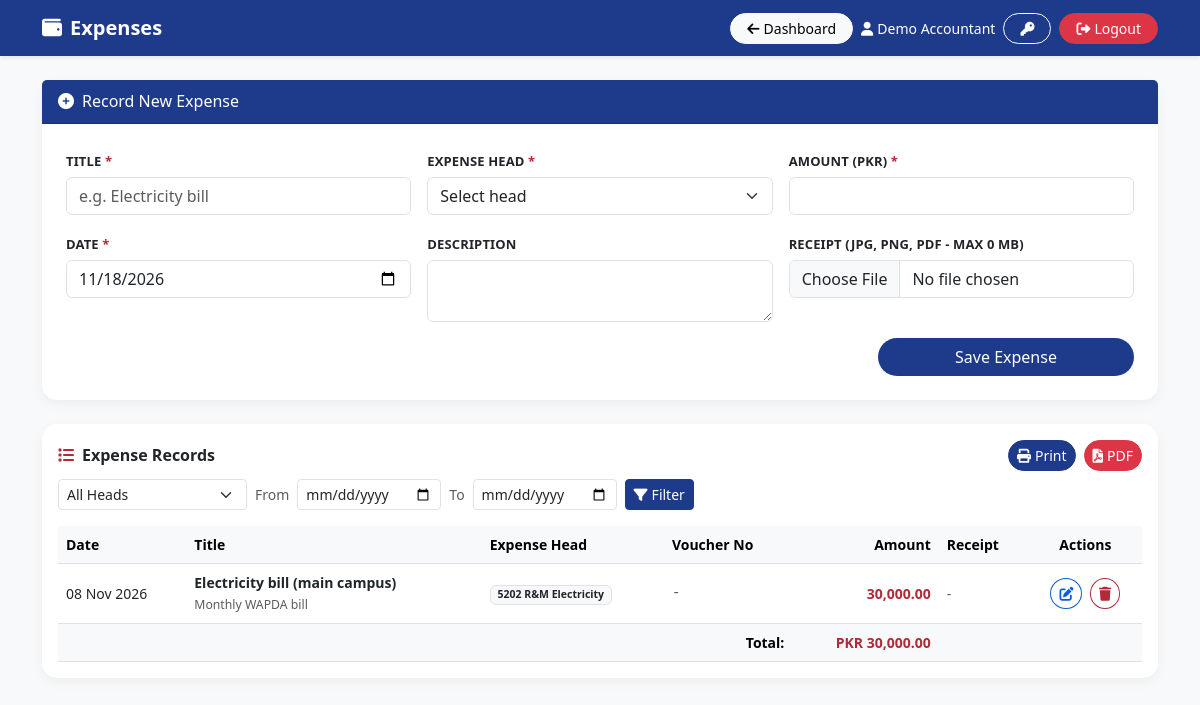
The app's page /admin/accountant_portal/manage_expenses.php (signed in) with its own data.
### tables this page shows
CREATE TABLE `users` (
  `id` INT NOT NULL AUTO_INCREMENT,
  `full_name` VARCHAR(100) NOT NULL,
  `email` VARCHAR(100) NOT NULL,
  `phone` VARCHAR(20) DEFAULT NULL,
  `employee_id` VARCHAR(50) DEFAULT NULL,
  `password` VARCHAR(255) NOT NULL,
  `role` ENUM('Admin','Accountant','Student','Staff') NOT NULL,
  `status` ENUM('Active','Inactive') NOT NULL DEFAULT 'Active',
  `can_manage_fees` TINYINT(1) NOT NULL DEFAULT 0,
  `can_manage_salaries` TINYINT(1) NOT NULL DEFAULT 0,
  `can_manage_expenses` TINYINT(1) NOT NULL DEFAULT 0,
  `can_manage_accounts` TINYINT(1) NOT NULL DEFAULT 0,
  `must_change_password` TINYINT(1) NOT NULL DEFAULT 0,
  `failed_logins` INT NOT NULL DEFAULT 0,
  `locked_until` DATETIME DEFAULT NULL,
  `lock_reason` VARCHAR(30) DEFAULT NULL,
  `reset_otp` VARCHAR(255) DEFAULT NULL,
  `otp_expiry` DATETIME DEFAULT NULL,
  `otp_attempts` INT NOT NULL DEFAULT 0,
  `accepted_policy_at` DATETIME DEFAULT NULL,
  `created_at` TIMESTAMP NULL DEFAULT CURRENT_TIMESTAMP,
  PRIMARY KEY (`id`),
  UNIQUE KEY `uq_users_email` (`email`),
  KEY `idx_users_role` (`role`)
);

CREATE TABLE `expenses` (
  `id` INT NOT NULL AUTO_INCREMENT,
  `title` VARCHAR(255) NOT NULL,
  `account_id` INT NOT NULL,
  `amount` DECIMAL(10,2) NOT NULL,
  `expense_date` DATE NOT NULL,
  `description` TEXT,
  `receipt` VARCHAR(255) DEFAULT NULL,
  `created_by` INT DEFAULT NULL,
  `created_at` TIMESTAMP NULL DEFAULT CURRENT_TIMESTAMP,
  PRIMARY KEY (`id`),
  KEY `idx_expenses_date` (`expense_date`),
  KEY `idx_expenses_account` (`account_id`),
  KEY `fk_expenses_created_by` (`created_by`),
  CONSTRAINT `fk_expenses_account` FOREIGN KEY (`account_id`) REFERENCES `accounts` (`id`) ON DELETE RESTRICT,
  CONSTRAINT `fk_expenses_created_by` FOREIGN KEY (`created_by`) REFERENCES `users` (`id`) ON DELETE SET NULL,
  CONSTRAINT `chk_expenses_amount` CHECK (`amount` > 0)
);

CREATE TABLE `accounts` (
  `id` INT NOT NULL AUTO_INCREMENT,
  `code` VARCHAR(20) NOT NULL,
  `name` VARCHAR(150) NOT NULL,
  `type` ENUM('Asset','Liability','Equity','Income','Expense') NOT NULL,
  `parent_id` INT DEFAULT NULL,
  `is_group` TINYINT(1) NOT NULL DEFAULT 0,
  `is_cash_bank` TINYINT(1) NOT NULL DEFAULT 0,
  `system_key` VARCHAR(40) DEFAULT NULL,
  `status` ENUM('Active','Inactive') NOT NULL DEFAULT 'Active',
  `created_at` TIMESTAMP NULL DEFAULT CURRENT_TIMESTAMP,
  PRIMARY KEY (`id`),
  UNIQUE KEY `uq_accounts_code` (`code`),
  UNIQUE KEY `uq_accounts_system_key` (`system_key`),
  KEY `idx_accounts_parent` (`parent_id`),
  CONSTRAINT `fk_accounts_parent` FOREIGN KEY (`parent_id`) REFERENCES `accounts` (`id`) ON DELETE RESTRICT,
  CONSTRAINT `chk_accounts_cash_bank` CHECK (`is_cash_bank` = 0 OR (`type` = 'Asset' AND `is_group` = 0))
);

### admin/accountant_portal/manage_expenses.php (the view, shortened to what the rows shown need)
<?php
$user = require_permission('expenses');
$heads = accounts_under('GRP_NON_SALARIES');
$all_heads = db_select("SELECT DISTINCT a.id, a.code, a.name FROM accounts a JOIN expenses e ON e.account_id = a.id ORDER BY a.code")->fetch_all(MYSQLI_ASSOC);
$head_filter = (int)($_GET['head'] ?? 0);
if (!in_array($head_filter, array_map('intval', array_column($all_heads, 'id')), true)) $head_filter = 0;
$date_from = valid_date($_GET['from'] ?? '') ? $_GET['from'] : '';
$date_to   = valid_date($_GET['to'] ?? '') ? $_GET['to'] : '';
$conds = [];
$params = [];
$where = $conds ? 'WHERE ' . implode(' AND ', $conds) : '';
$expenses = db_select("SELECT e.*, a.code AS head_code, a.name AS head_name, v.id AS voucher_id, v.voucher_no
                       FROM expenses e JOIN accounts a ON a.id = e.account_id
                       LEFT JOIN vouchers v ON v.source_type = 'expense' AND v.source_id = e.id AND v.status = 'Posted'
                       $where ORDER BY e.expense_date DESC, e.id DESC", $params);
$filtered = $head_filter || $date_from !== '' || $date_to !== '';
$show_vouchers = can('accounts');
include __DIR__ . '/../../includes/header.php';
include __DIR__ . '/../../includes/topnav.php';
?>
<div class="container pb-5">
    <div class="row g-4">
        <div class="col-lg-8 split-list" id="expReportCol">
            <div class="card table-card p-3" id="expReport">
                <div class="table-responsive">
                    <table class="table table-hover align-middle mb-0 small sticky-first">
                        <thead class="table-light"><tr><th>Date</th><th>Title</th><th>Expense Head</th><th>Voucher No</th><th class="text-end">Amount</th><th class="no-print">Receipt</th><th class="text-center no-print">Actions</th></tr></thead>
                        <tbody>
                        <?php if ($expenses->num_rows > 0): while ($row = $expenses->fetch_assoc()): $rid = (int)$row['id']; ?>
                            <tr>
                                <td class="text-nowrap"><?php echo e(fmt_date($row['expense_date'])); ?></td>
                                <td class="cell-wrap"><div class="fw-bold"><?php echo e($row['title']); ?></div><small class="text-muted no-print"><?php echo e($row['description']); ?></small></td>
                                <td><span class="badge bg-light text-dark border"><?php echo e($row['head_code'] . ' ' . $row['head_name']); ?></span></td>
                                <td class="text-nowrap font-monospace"><?php if ($row['voucher_no'] && $show_vouchers): ?><a href="print_voucher.php?id=<?php echo (int)$row['voucher_id']; ?>" target="_blank"><?php echo e($row['voucher_no']); ?></a><?php elseif ($row['voucher_no']): ?><?php echo e($row['voucher_no']); ?><?php else: ?><span class="text-muted">-</span><?php endif; ?></td>
                                <td class="text-end fw-bold text-danger text-nowrap"><?php echo money($row['amount']); ?></td>
                                <td class="no-print"><?php if ($row['receipt']): ?><a href="view_receipt.php?id=<?php echo $rid; ?>" target="_blank" class="btn btn-sm btn-outline-primary rounded-pill py-0"><i class="fas fa-paperclip me-1"></i>View</a><?php else: ?><span class="text-muted">-</span><?php endif; ?></td>
                                <td class="text-center text-nowrap no-print">
                                    <button type="button" class="btn btn-sm btn-outline-primary rounded-circle me-1" data-bs-toggle="modal" data-bs-target="#editExp<?php echo $rid; ?>"><i class="fas fa-edit"></i></button>
                                    <button type="button" class="btn btn-sm btn-outline-danger rounded-circle" data-confirm-post data-title="Delete expense?" data-confirm="Delete"
                                            data-text="<?php echo e('Delete "' . $row['title'] . '" (PKR ' . money($row['amount']) . ')?' . ($row['voucher_no'] ? ' Its payment voucher ' . $row['voucher_no'] . ' will be cancelled.' : '')); ?>"
                                            data-fields="<?php echo e(json_encode(['delete_id' => $rid])); ?>"><i class="fas fa-trash"></i></button>
                                </td>
                            </tr>
                        <?php endwhile; else: ?>
                            <tr><td colspan="7" class="text-center text-muted py-4"><?php echo $filtered ? 'No expenses match these filters.' : 'No expenses recorded.'; ?></td></tr>
                        <?php endif; ?>
                        </tbody>
                    </table>
                </div>
            </div>
        </div>
    </div>
</div>
<?php include __DIR__ . '/../../includes/footer.php'; ?>

### includes/topnav.php (shortened to what the rows shown need)
<?php
$nav_user = current_user();
if (($nav_back ?? '') === 'dashboard') {
    $nav_dash = dashboard_link();
    $nav_back = $nav_dash['url'];
    $nav_back_label = $nav_dash['label'];
}
?>
<nav class="navbar navbar-dark shadow-sm mb-4 no-print" style="background:#1e3a8a;">
    <div class="container flex-nowrap gap-2">
        <div class="d-none d-lg-flex align-items-center gap-2 flex-nowrap justify-content-end">
            <?php if (!empty($nav_back)): ?>
                <a href="<?php echo e($nav_back); ?>" class="btn btn-light btn-sm rounded-pill px-3"><i class="fas fa-arrow-left me-1"></i><?php echo e($nav_back_label ?? 'Back'); ?></a>
            <?php endif; ?>
            <?php if ($nav_user): ?>
                <span class="text-white small text-nowrap text-capitalize"><i class="fas fa-user me-1"></i><?php echo e($nav_user['full_name']); ?></span>
                <a href="<?php echo e(url('auth/change_password.php')); ?>" class="btn btn-outline-light btn-sm rounded-pill px-3" title="Change Password" aria-label="Change Password"><i class="fas fa-key"></i></a>
                <a href="<?php echo e(url('auth/logout.php')); ?>" class="btn btn-danger btn-sm rounded-pill px-3" data-confirm-logout><i class="fas fa-sign-out-alt me-1"></i>Logout</a>
            <?php endif; ?>
        </div>
    </div>
</nav>

### records on screen
users: nav_back_label "Dashboard", full_name "Demo Accountant"
expenses: expense_date "08 Nov 2026", title "Electricity bill (main campus)", description "Monthly WAPDA bill", account.name "5202 R&M Electricity", amount "30,000.00"

### other values on screen
$nav_title "Expenses"
MAX_UPLOAD_BYTES / 1024 / 1024 "0"
money($total_expense_sum) "30,000.00"
